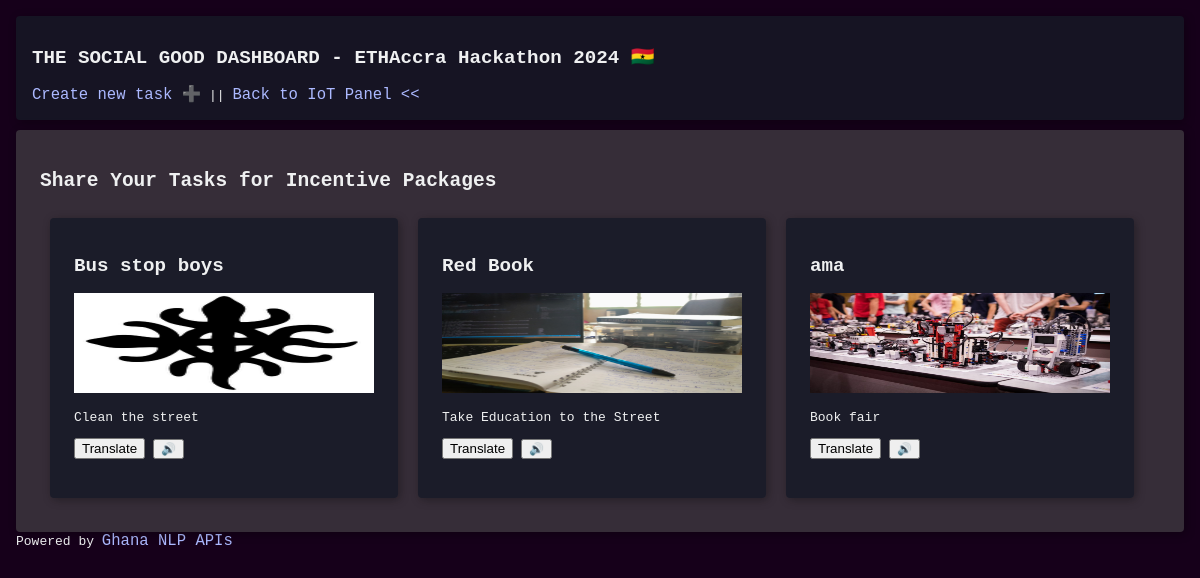
The page /tasks (signed in) on the database its author committed.
### client/models.py (models this page shows, shortened)
class Task(models.Model):
    title = models.CharField(max_length=200)
    description = models.TextField()
    image = models.ImageField(upload_to='task_images/', blank=True, null=True)
    url = models.URLField()
    amount = models.DecimalField(max_digits=10, decimal_places=2)
    created_at = models.DateTimeField(auto_now_add=True)
    is_completed = models.BooleanField(default=False)
    completed_by = models.ForeignKey(User, blank=True, null=True, on_delete=models.SET_NULL)
    proof_of_work_url = models.URLField(blank=True, null=True)

### client/views.py (the view)
# urls.py: path('tasks', views.task_list, name='task_list'),
@login_required
def task_list(request):
    tasks = Task.objects.all()
    return render(request, 'task_list.html', {'tasks': tasks})

### templates/task_list.html (shortened to what this page needs)
{% extends 'base.html' %}
{% block content %}
<!DOCTYPE html>
<html lang="en">
<head>
</head>
<body>
  <div class="container">
    <h2>Share Your Tasks for Incentive Packages</h2>
    <div class="controls">
      {% for task in tasks %}
        <div class="card" style="width: 300px; margin: 10px;">
          <h1 class="card-title">{{ task.title }}</h1>
          <img src="{{ task.image.url }}" class="card-img-top" alt="Task Image" style="width: 100%; margin: auto; height: 100px;">
          <p class="task-description">{{ task.description }}</p>
          <button class="translate-button" data-text="{{ task.description }}">Translate</button>
          <button class="audio-button" style="font-size: 12px;">🔊</button>
        </div>
      {% endfor %}
    </div>
  </div>
  <div class="powered-by">
    Powered by <a href="https://ghananlp.org" target="_blank">Ghana NLP APIs</a>
  </div>
</body>
</html>
{% endblock %}

### templates/base.html (shortened to what this page needs)
{% load static %}
<!DOCTYPE html>
<html lang="en">
<head>
  <link rel="stylesheet" href="{% static 'client/css/home.css' %}"> </head>
</head>
<body>
    <header class="header">
        <h1>
            THE SOCIAL GOOD DASHBOARD - ETHAccra Hackathon 2024 🇬🇭
        </h1>
        <a href="{% url 'task_create' %}">Create new task ➕</a> ||
        <a href="/">Back to IoT Panel << </a>
    </header>
    {% block content %}
{% endblock %}
</body>
</html>

### staticfiles/client/css/home.css (style rules this page uses)
body { background-color: #16001a; background-image: url("https://www.transparenttextures.com/patterns/asfalt-light.png"); color: #eff0f1; font-family: monospace; padding: 1rem; margin: 0; }
header { background-color: #171927d0; backdrop-filter: blur(1px); padding: 1rem; border-radius: 4px; color: #eff0f1; margin-bottom: 10px; box-shadow:2px 2px 10px #00000052 }
.container { background-color: #5050508f; backdrop-filter: blur(1px); padding: 1.5rem; border-radius: 4px; color: #eff0f1; box-shadow:2px 2px 10px #00000052 }
h1 { font-size: 1.2rem; margin-bottom: 1rem; }
.card { background-color: #171927d0; background-image: url("https://www.transparenttextures.com/patterns/basketball.png"); padding: 1.5rem; border-radius: 4px; color: #eff0f1; box-shadow:2px 2px 10px #00000052; margin-bottom: 10px; }
a { font-size: larger; font-weight: 500; text-decoration: none; color: #acb9ff; }
.controls { display: flex; flex-wrap: wrap; }

### rows shown on the page
Task: title "Bus stop boys", image (picture), description "Clean the street"
Task: title "Red Book", image (picture), description "Take Education to the Street"
Task: title "ama", image (picture), description "Book fair"
